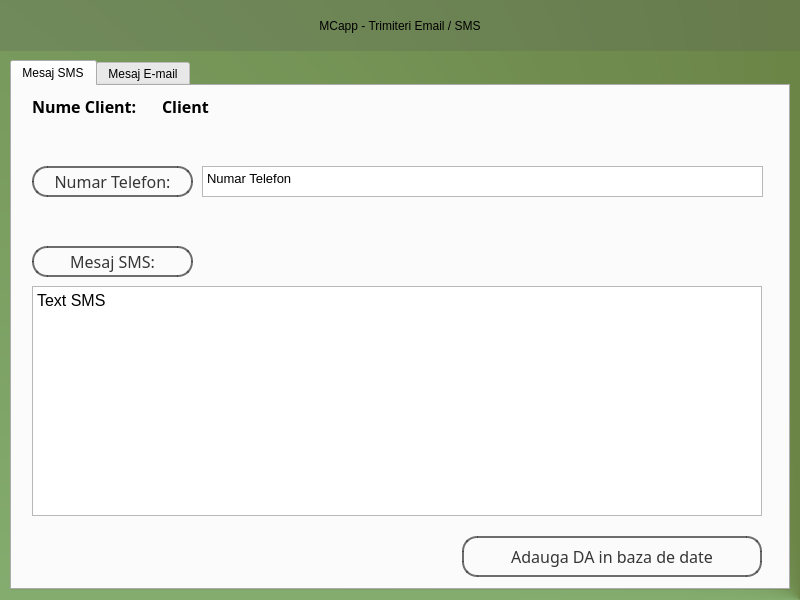
<?xml version="1.0" encoding="UTF-8"?>
<ui version="4.0">
 <class>Dialog</class>
 <widget class="QDialog" name="Dialog">
  <property name="geometry">
   <rect>
    <x>0</x>
    <y>0</y>
    <width>800</width>
    <height>600</height>
   </rect>
  </property>
  <property name="windowTitle">
   <string>MCapp - Email SMS Window</string>
  </property>
  <property name="windowIcon">
   <iconset>
    <normaloff>MCapp_icon.png</normaloff>MCapp_icon.png</iconset>
  </property>
  <widget class="QWidget" name="widget" native="true">
   <property name="geometry">
    <rect>
     <x>0</x>
     <y>0</y>
     <width>800</width>
     <height>600</height>
    </rect>
   </property>
   <property name="styleSheet">
    <string notr="true">QWidget#widget{
background-color: qconicalgradient(cx:1, cy:1, angle:0, stop:0.136364 rgba(55, 80, 0, 200), stop:1 rgba(168, 255, 181, 200));}</string>
   </property>
   <widget class="QLabel" name="label">
    <property name="geometry">
     <rect>
      <x>0</x>
      <y>0</y>
      <width>800</width>
      <height>51</height>
     </rect>
    </property>
    <property name="styleSheet">
     <string notr="true">font: 87 26pt &quot;Arial Black&quot;;
color: rgb(0, 0, 0);
background-color: rgba(89, 89, 89, 60);</string>
    </property>
    <property name="text">
     <string>MCapp - Trimiteri Email / SMS</string>
    </property>
    <property name="alignment">
     <set>Qt::AlignCenter</set>
    </property>
   </widget>
   <widget class="QTabWidget" name="tabWidget">
    <property name="enabled">
     <bool>true</bool>
    </property>
    <property name="geometry">
     <rect>
      <x>10</x>
      <y>60</y>
      <width>780</width>
      <height>530</height>
     </rect>
    </property>
    <property name="toolTipDuration">
     <number>-1</number>
    </property>
    <property name="currentIndex">
     <number>0</number>
    </property>
    <widget class="QWidget" name="sms_tab">
     <attribute name="title">
      <string>Mesaj SMS</string>
     </attribute>
     <widget class="QLabel" name="nume_client">
      <property name="geometry">
       <rect>
        <x>20</x>
        <y>10</y>
        <width>121</width>
        <height>21</height>
       </rect>
      </property>
      <property name="font">
       <font>
        <family>Arial Black</family>
        <pointsize>12</pointsize>
        <weight>75</weight>
        <bold>true</bold>
       </font>
      </property>
      <property name="text">
       <string>Nume Client: </string>
      </property>
     </widget>
     <widget class="QPlainTextEdit" name="sms_body">
      <property name="enabled">
       <bool>true</bool>
      </property>
      <property name="geometry">
       <rect>
        <x>20</x>
        <y>200</y>
        <width>730</width>
        <height>230</height>
       </rect>
      </property>
      <property name="font">
       <font>
        <family>Arial</family>
        <pointsize>12</pointsize>
       </font>
      </property>
      <property name="undoRedoEnabled">
       <bool>false</bool>
      </property>
      <property name="readOnly">
       <bool>true</bool>
      </property>
      <property name="plainText">
       <string>Text SMS</string>
      </property>
      <property name="textInteractionFlags">
       <set>Qt::TextSelectableByKeyboard|Qt::TextSelectableByMouse</set>
      </property>
     </widget>
     <widget class="QPlainTextEdit" name="telephone_text">
      <property name="geometry">
       <rect>
        <x>190</x>
        <y>80</y>
        <width>561</width>
        <height>31</height>
       </rect>
      </property>
      <property name="font">
       <font>
        <family>Arial</family>
        <pointsize>10</pointsize>
       </font>
      </property>
      <property name="undoRedoEnabled">
       <bool>false</bool>
      </property>
      <property name="readOnly">
       <bool>true</bool>
      </property>
      <property name="plainText">
       <string>Numar Telefon</string>
      </property>
      <property name="textInteractionFlags">
       <set>Qt::TextSelectableByKeyboard|Qt::TextSelectableByMouse</set>
      </property>
     </widget>
     <widget class="QLabel" name="nume_client_var">
      <property name="geometry">
       <rect>
        <x>150</x>
        <y>10</y>
        <width>621</width>
        <height>21</height>
       </rect>
      </property>
      <property name="font">
       <font>
        <family>Arial Black</family>
        <pointsize>12</pointsize>
        <weight>75</weight>
        <bold>true</bold>
       </font>
      </property>
      <property name="text">
       <string>Client</string>
      </property>
     </widget>
     <widget class="QPushButton" name="sms_telephone_number_button">
      <property name="geometry">
       <rect>
        <x>20</x>
        <y>80</y>
        <width>161</width>
        <height>31</height>
       </rect>
      </property>
      <property name="font">
       <font>
        <family>Arial Black</family>
        <pointsize>12</pointsize>
        <weight>50</weight>
        <italic>false</italic>
        <bold>false</bold>
       </font>
      </property>
      <property name="cursor">
       <cursorShape>PointingHandCursor</cursorShape>
      </property>
      <property name="toolTip">
       <string>Click pentru Copiere</string>
      </property>
      <property name="toolTipDuration">
       <number>-1</number>
      </property>
      <property name="whatsThis">
       <string/>
      </property>
      <property name="styleSheet">
       <string notr="true">QPushButton {
font: 12pt &quot;Arial Black&quot;;
color: rgb(54, 54, 54);
border-radius: 15px;
border: 2px solid rgba(61, 61, 61, 190);
}

QPushButton:hover {
border: 2px solid rgba(61, 61, 61, 255);
}</string>
      </property>
      <property name="text">
       <string>Numar Telefon:</string>
      </property>
     </widget>
     <widget class="QPushButton" name="sms_message_button">
      <property name="geometry">
       <rect>
        <x>20</x>
        <y>160</y>
        <width>161</width>
        <height>31</height>
       </rect>
      </property>
      <property name="font">
       <font>
        <family>Arial Black</family>
        <pointsize>12</pointsize>
        <weight>50</weight>
        <italic>false</italic>
        <bold>false</bold>
       </font>
      </property>
      <property name="cursor">
       <cursorShape>PointingHandCursor</cursorShape>
      </property>
      <property name="toolTip">
       <string>Click pentru Copiere</string>
      </property>
      <property name="styleSheet">
       <string notr="true">QPushButton {
font: 12pt &quot;Arial Black&quot;;
color: rgb(54, 54, 54);
border-radius: 15px;
border: 2px solid rgba(61, 61, 61, 190);
}

QPushButton:hover {
border: 2px solid rgba(61, 61, 61, 255);
}</string>
      </property>
      <property name="text">
       <string>Mesaj SMS:</string>
      </property>
     </widget>
     <widget class="QPushButton" name="add_sms_sent_button">
      <property name="geometry">
       <rect>
        <x>450</x>
        <y>450</y>
        <width>300</width>
        <height>41</height>
       </rect>
      </property>
      <property name="font">
       <font>
        <family>Arial Black</family>
        <pointsize>12</pointsize>
        <weight>50</weight>
        <italic>false</italic>
        <bold>false</bold>
       </font>
      </property>
      <property name="cursor">
       <cursorShape>PointingHandCursor</cursorShape>
      </property>
      <property name="toolTip">
       <string>Click pentru Copiere</string>
      </property>
      <property name="styleSheet">
       <string notr="true">QPushButton {
font: 12pt &quot;Arial Black&quot;;
color: rgb(54, 54, 54);
border-radius: 15px;
border: 2px solid rgba(61, 61, 61, 190);
}

QPushButton:hover {
border: 2px solid rgba(61, 61, 61, 255);
}</string>
      </property>
      <property name="text">
       <string>Adauga DA in baza de date</string>
      </property>
     </widget>
    </widget>
    <widget class="QWidget" name="email_tab">
     <property name="enabled">
      <bool>true</bool>
     </property>
     <attribute name="title">
      <string>Mesaj E-mail</string>
     </attribute>
     <widget class="QPlainTextEdit" name="email_body">
      <property name="enabled">
       <bool>true</bool>
      </property>
      <property name="geometry">
       <rect>
        <x>20</x>
        <y>210</y>
        <width>730</width>
        <height>230</height>
       </rect>
      </property>
      <property name="font">
       <font>
        <family>Arial</family>
        <pointsize>12</pointsize>
       </font>
      </property>
      <property name="undoRedoEnabled">
       <bool>false</bool>
      </property>
      <property name="readOnly">
       <bool>true</bool>
      </property>
      <property name="plainText">
       <string>Text E-mail</string>
      </property>
      <property name="textInteractionFlags">
       <set>Qt::TextSelectableByKeyboard|Qt::TextSelectableByMouse</set>
      </property>
     </widget>
     <widget class="QLabel" name="nume_client_var_2">
      <property name="geometry">
       <rect>
        <x>150</x>
        <y>10</y>
        <width>621</width>
        <height>21</height>
       </rect>
      </property>
      <property name="font">
       <font>
        <family>Arial Black</family>
        <pointsize>12</pointsize>
        <weight>75</weight>
        <bold>true</bold>
       </font>
      </property>
      <property name="text">
       <string>Client</string>
      </property>
     </widget>
     <widget class="QPlainTextEdit" name="email_client">
      <property name="geometry">
       <rect>
        <x>120</x>
        <y>40</y>
        <width>631</width>
        <height>31</height>
       </rect>
      </property>
      <property name="font">
       <font>
        <family>Arial</family>
        <pointsize>10</pointsize>
       </font>
      </property>
      <property name="undoRedoEnabled">
       <bool>false</bool>
      </property>
      <property name="readOnly">
       <bool>true</bool>
      </property>
      <property name="plainText">
       <string>E-mail client</string>
      </property>
      <property name="textInteractionFlags">
       <set>Qt::TextSelectableByKeyboard|Qt::TextSelectableByMouse</set>
      </property>
     </widget>
     <widget class="QLabel" name="nume_client_2">
      <property name="geometry">
       <rect>
        <x>20</x>
        <y>10</y>
        <width>121</width>
        <height>21</height>
       </rect>
      </property>
      <property name="font">
       <font>
        <family>Arial Black</family>
        <pointsize>12</pointsize>
        <weight>75</weight>
        <bold>true</bold>
       </font>
      </property>
      <property name="text">
       <string>Nume Client: </string>
      </property>
     </widget>
     <widget class="QPlainTextEdit" name="email_contact">
      <property name="geometry">
       <rect>
        <x>120</x>
        <y>80</y>
        <width>631</width>
        <height>31</height>
       </rect>
      </property>
      <property name="font">
       <font>
        <family>Arial</family>
        <pointsize>10</pointsize>
       </font>
      </property>
      <property name="undoRedoEnabled">
       <bool>false</bool>
      </property>
      <property name="readOnly">
       <bool>true</bool>
      </property>
      <property name="plainText">
       <string>E-mail contact</string>
      </property>
      <property name="textInteractionFlags">
       <set>Qt::TextSelectableByKeyboard|Qt::TextSelectableByMouse</set>
      </property>
     </widget>
     <widget class="QPlainTextEdit" name="subject_text">
      <property name="geometry">
       <rect>
        <x>120</x>
        <y>120</y>
        <width>631</width>
        <height>31</height>
       </rect>
      </property>
      <property name="font">
       <font>
        <family>Arial</family>
        <pointsize>10</pointsize>
       </font>
      </property>
      <property name="undoRedoEnabled">
       <bool>false</bool>
      </property>
      <property name="readOnly">
       <bool>true</bool>
      </property>
      <property name="plainText">
       <string>Expirare</string>
      </property>
      <property name="textInteractionFlags">
       <set>Qt::TextSelectableByKeyboard|Qt::TextSelectableByMouse</set>
      </property>
     </widget>
     <widget class="QPushButton" name="email_to_button">
      <property name="geometry">
       <rect>
        <x>20</x>
        <y>40</y>
        <width>91</width>
        <height>31</height>
       </rect>
      </property>
      <property name="font">
       <font>
        <family>Arial Black</family>
        <pointsize>12</pointsize>
        <weight>50</weight>
        <italic>false</italic>
        <bold>false</bold>
       </font>
      </property>
      <property name="cursor">
       <cursorShape>PointingHandCursor</cursorShape>
      </property>
      <property name="toolTip">
       <string>Click pentru Copiere</string>
      </property>
      <property name="styleSheet">
       <string notr="true">QPushButton {
font: 12pt &quot;Arial Black&quot;;
color: rgb(54, 54, 54);
border-radius: 15px;
border: 2px solid rgba(61, 61, 61, 190);
}

QPushButton:hover {
border: 2px solid rgba(61, 61, 61, 255);
}</string>
      </property>
      <property name="text">
       <string>Catre:</string>
      </property>
     </widget>
     <widget class="QPushButton" name="email_bcc_button">
      <property name="geometry">
       <rect>
        <x>20</x>
        <y>80</y>
        <width>91</width>
        <height>31</height>
       </rect>
      </property>
      <property name="font">
       <font>
        <family>Arial Black</family>
        <pointsize>12</pointsize>
        <weight>50</weight>
        <italic>false</italic>
        <bold>false</bold>
       </font>
      </property>
      <property name="cursor">
       <cursorShape>PointingHandCursor</cursorShape>
      </property>
      <property name="toolTip">
       <string>Click pentru Copiere</string>
      </property>
      <property name="styleSheet">
       <string notr="true">QPushButton {
font: 12pt &quot;Arial Black&quot;;
color: rgb(54, 54, 54);
border-radius: 15px;
border: 2px solid rgba(61, 61, 61, 190);
}

QPushButton:hover {
border: 2px solid rgba(61, 61, 61, 255);
}</string>
      </property>
      <property name="text">
       <string>BCC:</string>
      </property>
     </widget>
     <widget class="QPushButton" name="email_subject_button">
      <property name="geometry">
       <rect>
        <x>20</x>
        <y>120</y>
        <width>91</width>
        <height>31</height>
       </rect>
      </property>
      <property name="font">
       <font>
        <family>Arial Black</family>
        <pointsize>12</pointsize>
        <weight>50</weight>
        <italic>false</italic>
        <bold>false</bold>
       </font>
      </property>
      <property name="cursor">
       <cursorShape>PointingHandCursor</cursorShape>
      </property>
      <property name="toolTip">
       <string>Click pentru Copiere</string>
      </property>
      <property name="styleSheet">
       <string notr="true">QPushButton {
font: 12pt &quot;Arial Black&quot;;
color: rgb(54, 54, 54);
border-radius: 15px;
border: 2px solid rgba(61, 61, 61, 190);
}

QPushButton:hover {
border: 2px solid rgba(61, 61, 61, 255);
}</string>
      </property>
      <property name="text">
       <string>Subiect:</string>
      </property>
     </widget>
     <widget class="QPushButton" name="email_message_button">
      <property name="geometry">
       <rect>
        <x>20</x>
        <y>170</y>
        <width>141</width>
        <height>31</height>
       </rect>
      </property>
      <property name="font">
       <font>
        <family>Arial Black</family>
        <pointsize>12</pointsize>
        <weight>50</weight>
        <italic>false</italic>
        <bold>false</bold>
       </font>
      </property>
      <property name="cursor">
       <cursorShape>PointingHandCursor</cursorShape>
      </property>
      <property name="toolTip">
       <string>Click pentru Copiere</string>
      </property>
      <property name="styleSheet">
       <string notr="true">QPushButton {
font: 12pt &quot;Arial Black&quot;;
color: rgb(54, 54, 54);
border-radius: 15px;
border: 2px solid rgba(61, 61, 61, 190);
}

QPushButton:hover {
border: 2px solid rgba(61, 61, 61, 255);
}</string>
      </property>
      <property name="text">
       <string>Mesaj E-mail:</string>
      </property>
     </widget>
     <widget class="QPushButton" name="add_email_sent_button">
      <property name="geometry">
       <rect>
        <x>450</x>
        <y>450</y>
        <width>300</width>
        <height>41</height>
       </rect>
      </property>
      <property name="font">
       <font>
        <family>Arial Black</family>
        <pointsize>12</pointsize>
        <weight>50</weight>
        <italic>false</italic>
        <bold>false</bold>
       </font>
      </property>
      <property name="cursor">
       <cursorShape>PointingHandCursor</cursorShape>
      </property>
      <property name="toolTip">
       <string>Click pentru Copiere</string>
      </property>
      <property name="styleSheet">
       <string notr="true">QPushButton {
font: 12pt &quot;Arial Black&quot;;
color: rgb(54, 54, 54);
border-radius: 15px;
border: 2px solid rgba(61, 61, 61, 190);
}

QPushButton:hover {
border: 2px solid rgba(61, 61, 61, 255);
}</string>
      </property>
      <property name="text">
       <string>Adauga DA in baza de date</string>
      </property>
     </widget>
    </widget>
   </widget>
  </widget>
 </widget>
 <tabstops>
  <tabstop>tabWidget</tabstop>
  <tabstop>sms_telephone_number_button</tabstop>
  <tabstop>telephone_text</tabstop>
  <tabstop>sms_message_button</tabstop>
  <tabstop>sms_body</tabstop>
  <tabstop>add_sms_sent_button</tabstop>
  <tabstop>email_to_button</tabstop>
  <tabstop>email_client</tabstop>
  <tabstop>email_bcc_button</tabstop>
  <tabstop>email_contact</tabstop>
  <tabstop>email_subject_button</tabstop>
  <tabstop>subject_text</tabstop>
  <tabstop>email_message_button</tabstop>
  <tabstop>email_body</tabstop>
  <tabstop>add_email_sent_button</tabstop>
 </tabstops>
 <resources/>
 <connections/>
</ui>
